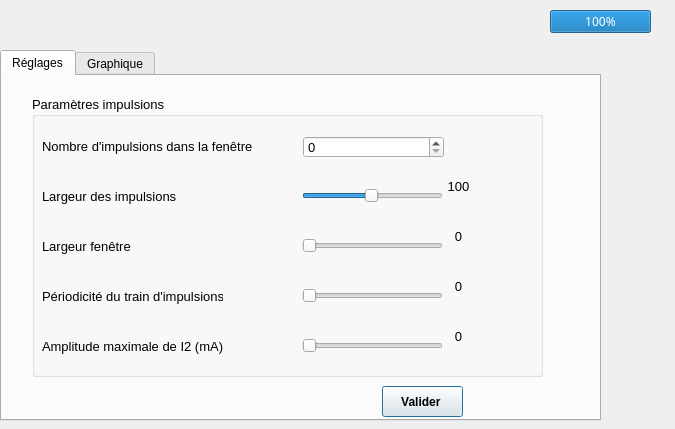
<?xml version="1.0" encoding="UTF-8"?>
<ui version="4.0">
 <class>IHMdeportee</class>
 <widget class="QDialog" name="IHMdeportee">
  <property name="geometry">
   <rect>
    <x>0</x>
    <y>0</y>
    <width>675</width>
    <height>429</height>
   </rect>
  </property>
  <property name="windowTitle">
   <string>Réglages</string>
  </property>
  <widget class="QTabWidget" name="tabWidget">
   <property name="geometry">
    <rect>
     <x>0</x>
     <y>50</y>
     <width>601</width>
     <height>371</height>
    </rect>
   </property>
   <property name="currentIndex">
    <number>0</number>
   </property>
   <widget class="QWidget" name="reglages">
    <attribute name="title">
     <string>Réglages</string>
    </attribute>
    <widget class="QGroupBox" name="groupBox">
     <property name="geometry">
      <rect>
       <x>30</x>
       <y>20</y>
       <width>511</width>
       <height>281</height>
      </rect>
     </property>
     <property name="font">
      <font>
       <family>Arial</family>
       <pointsize>10</pointsize>
      </font>
     </property>
     <property name="title">
      <string>Paramètres impulsions</string>
     </property>
     <widget class="QSlider" name="largeurImpulsion">
      <property name="geometry">
       <rect>
        <x>270</x>
        <y>90</y>
        <width>141</width>
        <height>20</height>
       </rect>
      </property>
      <property name="maximum">
       <number>200</number>
      </property>
      <property name="value">
       <number>99</number>
      </property>
      <property name="orientation">
       <enum>Qt::Horizontal</enum>
      </property>
      <property name="tickInterval">
       <number>0</number>
      </property>
     </widget>
     <widget class="QSlider" name="largeurFenetre">
      <property name="geometry">
       <rect>
        <x>270</x>
        <y>140</y>
        <width>141</width>
        <height>20</height>
       </rect>
      </property>
      <property name="orientation">
       <enum>Qt::Horizontal</enum>
      </property>
     </widget>
     <widget class="QSlider" name="periodicite">
      <property name="geometry">
       <rect>
        <x>270</x>
        <y>190</y>
        <width>141</width>
        <height>20</height>
       </rect>
      </property>
      <property name="orientation">
       <enum>Qt::Horizontal</enum>
      </property>
     </widget>
     <widget class="QSlider" name="amplitudeMax">
      <property name="geometry">
       <rect>
        <x>270</x>
        <y>240</y>
        <width>141</width>
        <height>20</height>
       </rect>
      </property>
      <property name="maximum">
       <number>500</number>
      </property>
      <property name="orientation">
       <enum>Qt::Horizontal</enum>
      </property>
     </widget>
     <widget class="QSpinBox" name="nombreImpulsions">
      <property name="geometry">
       <rect>
        <x>271</x>
        <y>40</y>
        <width>141</width>
        <height>22</height>
       </rect>
      </property>
     </widget>
     <widget class="QLabel" name="label_2">
      <property name="geometry">
       <rect>
        <x>10</x>
        <y>40</y>
        <width>231</width>
        <height>21</height>
       </rect>
      </property>
      <property name="text">
       <string>Nombre d'impulsions dans la fenêtre</string>
      </property>
     </widget>
     <widget class="QLabel" name="label_3">
      <property name="geometry">
       <rect>
        <x>10</x>
        <y>90</y>
        <width>181</width>
        <height>21</height>
       </rect>
      </property>
      <property name="text">
       <string>Largeur des impulsions </string>
      </property>
     </widget>
     <widget class="QLabel" name="label_4">
      <property name="geometry">
       <rect>
        <x>10</x>
        <y>140</y>
        <width>181</width>
        <height>21</height>
       </rect>
      </property>
      <property name="text">
       <string>Largeur fenêtre </string>
      </property>
     </widget>
     <widget class="QLabel" name="label_5">
      <property name="geometry">
       <rect>
        <x>10</x>
        <y>190</y>
        <width>181</width>
        <height>21</height>
       </rect>
      </property>
      <property name="text">
       <string>Périodicité du train d'impulsions</string>
      </property>
     </widget>
     <widget class="QLabel" name="label_6">
      <property name="geometry">
       <rect>
        <x>10</x>
        <y>240</y>
        <width>181</width>
        <height>21</height>
       </rect>
      </property>
      <property name="text">
       <string>Amplitude maximale de I2 (mA)</string>
      </property>
     </widget>
     <widget class="QLabel" name="valeurLargeurImpulsion">
      <property name="geometry">
       <rect>
        <x>411</x>
        <y>80</y>
        <width>31</width>
        <height>21</height>
       </rect>
      </property>
      <property name="text">
       <string>100</string>
      </property>
      <property name="alignment">
       <set>Qt::AlignCenter</set>
      </property>
     </widget>
     <widget class="QLabel" name="valeurLargeurFenetre">
      <property name="geometry">
       <rect>
        <x>411</x>
        <y>130</y>
        <width>31</width>
        <height>21</height>
       </rect>
      </property>
      <property name="text">
       <string>0</string>
      </property>
      <property name="alignment">
       <set>Qt::AlignCenter</set>
      </property>
     </widget>
     <widget class="QLabel" name="valeurPeriode">
      <property name="geometry">
       <rect>
        <x>411</x>
        <y>180</y>
        <width>31</width>
        <height>21</height>
       </rect>
      </property>
      <property name="text">
       <string>0</string>
      </property>
      <property name="alignment">
       <set>Qt::AlignCenter</set>
      </property>
     </widget>
     <widget class="QLabel" name="valeurAmplitude">
      <property name="geometry">
       <rect>
        <x>411</x>
        <y>230</y>
        <width>31</width>
        <height>21</height>
       </rect>
      </property>
      <property name="text">
       <string>0</string>
      </property>
      <property name="alignment">
       <set>Qt::AlignCenter</set>
      </property>
     </widget>
    </widget>
    <widget class="QPushButton" name="boutonValider">
     <property name="enabled">
      <bool>true</bool>
     </property>
     <property name="geometry">
      <rect>
       <x>380</x>
       <y>310</y>
       <width>81</width>
       <height>31</height>
      </rect>
     </property>
     <property name="font">
      <font>
       <pointsize>9</pointsize>
       <weight>75</weight>
       <bold>true</bold>
      </font>
     </property>
     <property name="text">
      <string>Valider </string>
     </property>
    </widget>
   </widget>
   <widget class="QWidget" name="simulation">
    <attribute name="title">
     <string>Graphique</string>
    </attribute>
   </widget>
  </widget>
  <widget class="QProgressBar" name="batterie">
   <property name="geometry">
    <rect>
     <x>550</x>
     <y>10</y>
     <width>101</width>
     <height>23</height>
    </rect>
   </property>
   <property name="font">
    <font>
     <family>Aharoni</family>
    </font>
   </property>
   <property name="value">
    <number>100</number>
   </property>
  </widget>
 </widget>
 <resources/>
 <connections>
  <connection>
   <sender>largeurImpulsion</sender>
   <signal>sliderMoved(int)</signal>
   <receiver>valeurLargeurImpulsion</receiver>
   <slot>setNum(int)</slot>
   <hints>
    <hint type="sourcelabel">
     <x>294</x>
     <y>166</y>
    </hint>
    <hint type="destinationlabel">
     <x>381</x>
     <y>160</y>
    </hint>
   </hints>
  </connection>
  <connection>
   <sender>largeurFenetre</sender>
   <signal>sliderMoved(int)</signal>
   <receiver>valeurLargeurFenetre</receiver>
   <slot>setNum(int)</slot>
   <hints>
    <hint type="sourcelabel">
     <x>258</x>
     <y>214</y>
    </hint>
    <hint type="destinationlabel">
     <x>381</x>
     <y>213</y>
    </hint>
   </hints>
  </connection>
  <connection>
   <sender>periodicite</sender>
   <signal>sliderMoved(int)</signal>
   <receiver>valeurPeriode</receiver>
   <slot>setNum(int)</slot>
   <hints>
    <hint type="sourcelabel">
     <x>251</x>
     <y>268</y>
    </hint>
    <hint type="destinationlabel">
     <x>372</x>
     <y>260</y>
    </hint>
   </hints>
  </connection>
  <connection>
   <sender>amplitudeMax</sender>
   <signal>sliderMoved(int)</signal>
   <receiver>valeurAmplitude</receiver>
   <slot>setNum(int)</slot>
   <hints>
    <hint type="sourcelabel">
     <x>223</x>
     <y>316</y>
    </hint>
    <hint type="destinationlabel">
     <x>383</x>
     <y>315</y>
    </hint>
   </hints>
  </connection>
 </connections>
</ui>
